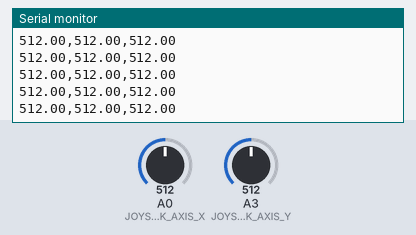
The sketch below on a simulated Arduino Uno, built with avr-gcc and run on an emulated ATmega328P. On the bench: the last lines printed to the serial monitor. Inputs (shaded band) come from the test bench; at power-on: A0 (JOYSTICK_AXIS_X) = 512, A3 (JOYSTICK_AXIS_Y) = 512.

Above: at 1.2 s.
1.3 s: A0 (JOYSTICK_AXIS_X) set to 716
At 2.2 s:
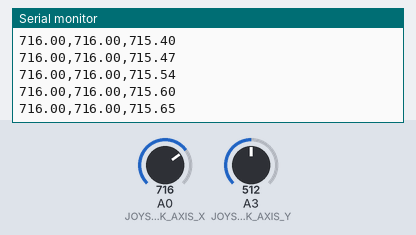
2.8 s: A0 (JOYSTICK_AXIS_X) set to 900
At 3.6 s:
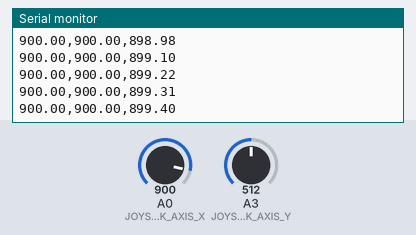
Timing chart, 0 to 5.8 s (numbered marks = the images above; inputs shaded):
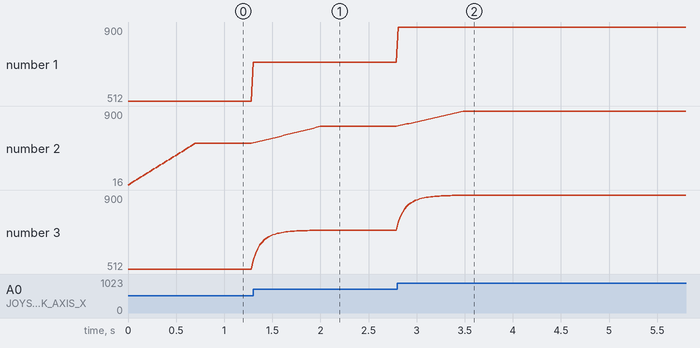

The sketch:

sender_poti_test.ino
```cpp
#include "oneEuroFilter.h"
#include "averageFilter.h"

#define JOYSTICK_AXIS_X A0  // xAxis: throttle
#define JOYSTICK_AXIS_Y A3  // yAxis: steering
float minX = 4096, maxX = 0;
float minY = 4096, maxY = 0;

OneEuroFilter fX(0.01/*frequency*/, 0.001/*mincutoff*/, 0.001 /*beta*/, 0.001/*dcutoff*/);
averageFilter avX;
void setup() {
  // put your setup code here, to run once:
  Serial.begin(115200);
}

void loop() {
  // put your main code here, to run repeatedly:
  float xA = analogRead(JOYSTICK_AXIS_X); // xAxis: throttle
  float yA = analogRead(JOYSTICK_AXIS_Y); // yAxis: steering
  if (xA > maxX)
    maxX = xA;
  else if (xA < minX)
    minX = xA;

  if (yA > maxY)
    maxY = yA;
  else if (yA < minY)
    minY = yA;

  Serial.print(xA);
  Serial.print(",");

  float avfiltered = avX.filter(xA);
  Serial.print(avfiltered);
  Serial.print(",");
  /*
  Serial.print(minX);
  Serial.print(",");

  Serial.print(maxX);
  Serial.print(",");

    Serial.print(minY);
    Serial.print(",");
    Serial.print(maxY);
    Serial.print(",");
    */
  float filtered = fX.filter(xA, millis());
  Serial.println(filtered);
  //Serial.println(yA);
  delay(20);
}
```

averageFilter.h
```cpp
class averageFilter {
    int maxValues;
    float values[32];
    uint8_t iterator;
    float average;
    float threshold = 100.0;

  public:
    averageFilter() {
      maxValues = sizeof(values) / sizeof(float);
      //iterator = 0;
      for (int i = 0; i < maxValues; i++) {
        values[i] = 0;
      }
    }

    float filter(float v) {
     // if (abs(average - v) < threshold && millis() > 1000)
        // return average;

      // shift all values one to the left
      for (int i = 0; i < maxValues - 1; i++) {
        values[i] = values[i + 1];
      }
      // add current value to the latest index
      values[maxValues - 1] = v;

      // calculate the average
      average = 0;
      for (int i = 0; i < maxValues; i++) {
        average += values[i];
      }
      average /= maxValues;

      return average;
    }

};
```

oneEuroFilter.h
```cpp
typedef unsigned long TimeStamp ; // in seconds

static const TimeStamp UndefinedTime = -1.0 ;

class LowPassFilter {

    double y, a, s ;
    bool initialized ;

    void setAlpha(double alpha) {
      if (alpha <= 0.0 || alpha > 1.0)
        Serial.println("alpha should be in (0.0., 1.0]") ;
      a = alpha ;
    }

  public:

    LowPassFilter(double alpha, double initval = 0.0) {
      y = s = initval ;
      setAlpha(alpha) ;
      initialized = false ;
    }

    double filter(double value) {
      double result ;
      if (initialized)
        result = a * value + (1.0 - a) * s ;
      else {
        result = value ;
        initialized = true ;
      }
      y = value ;
      s = result ;
      return result ;
    }

    double filterWithAlpha(double value, double alpha) {
      setAlpha(alpha) ;
      return filter(value) ;
    }

    bool hasLastRawValue(void) {
      return initialized ;
    }

    double lastRawValue(void) {
      return y ;
    }

} ;

// -----------------------------------------------------------------

class OneEuroFilter {

    double freq ;
    double mincutoff ;
    double beta_ ;
    double dcutoff ;
    LowPassFilter *x ;
    LowPassFilter *dx ;
    TimeStamp lasttime ;

    double alpha(double cutoff) {
      double te = 1.0 / freq ;
      double tau = 1.0 / (2 * M_PI * cutoff) ;
      return 1.0 / (1.0 + tau / te) ;
    }

    void setFrequency(double f) {
      if (f <= 0) Serial.println("freq should be >0") ;
      freq = f ;
    }

    void setMinCutoff(double mc) {
      if (mc <= 0) Serial.println("mincutoff should be >0") ;
      mincutoff = mc ;
    }

    void setBeta(double b) {
      beta_ = b ;
    }

    void setDerivateCutoff(double dc) {
      if (dc <= 0) Serial.println("dcutoff should be >0") ;
      dcutoff = dc ;
    }

  public:

    OneEuroFilter(double freq,
                  double mincutoff = 1.0, double beta_ = 0.0, double dcutoff = 1.0) {
      setFrequency(freq) ;
      setMinCutoff(mincutoff) ;
      setBeta(beta_) ;
      setDerivateCutoff(dcutoff) ;
      x = new LowPassFilter(alpha(mincutoff)) ;
      dx = new LowPassFilter(alpha(dcutoff)) ;
      lasttime = UndefinedTime ;
    }

    double filter(double value, TimeStamp timestamp = UndefinedTime) {
      // update the sampling frequency based on timestamps
      if (lasttime != UndefinedTime && timestamp != UndefinedTime)
        freq = 1.0 / (timestamp - lasttime) ;
      lasttime = timestamp ;
      // estimate the current variation per second
      double dvalue = x->hasLastRawValue() ? (value - x->lastRawValue()) * freq : 0.0 ; // FIXME: 0.0 or value?
      double edvalue = dx->filterWithAlpha(dvalue, alpha(dcutoff)) ;
      // use it to update the cutoff frequency
      double cutoff = mincutoff + beta_ * fabs(edvalue) ;
      // filter the given value
      return x->filterWithAlpha(value, alpha(cutoff)) ;
    }

    ~OneEuroFilter(void) {
      delete x ;
      delete dx ;
    }

} ;
```

Measured:
- after the input at 1.3 s, the serial monitor: prints a new line at once (image 1)
- plotted number 1: 512 → 716 after the input at 1.3 s
- plotted number 2: 512 → 716 after the input at 1.3 s
- plotted number 3: 512 → 715.99 after the input at 1.3 s
